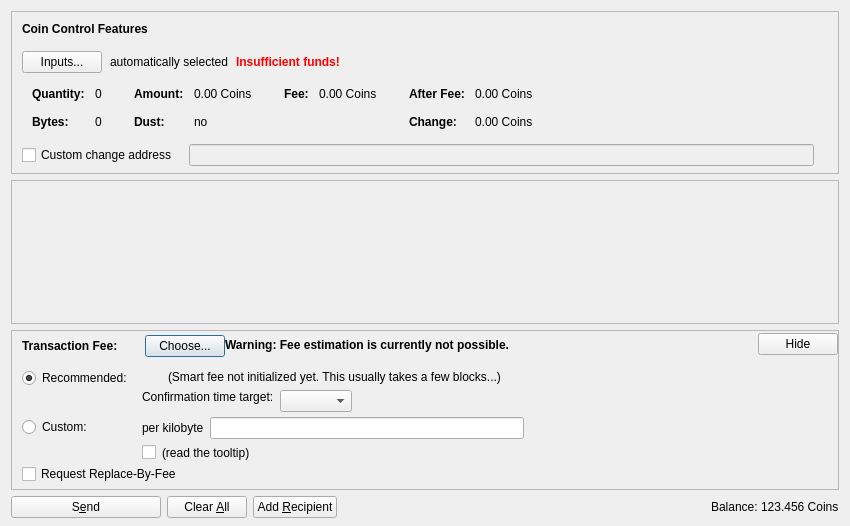
<?xml version="1.0" encoding="UTF-8"?>
<ui version="4.0">
 <class>SendCoinsDialog</class>
 <widget class="QDialog" name="SendCoinsDialog">
  <property name="geometry">
   <rect>
    <x>0</x>
    <y>0</y>
    <width>850</width>
    <height>526</height>
   </rect>
  </property>
  <property name="windowTitle">
   <string>Send Coins</string>
  </property>
  <layout class="QVBoxLayout" name="verticalLayout" stretch="0,1,0,0">
   <property name="bottomMargin">
    <number>8</number>
   </property>
   <item>
    <widget class="QFrame" name="frameCoinControl">
     <property name="sizePolicy">
      <sizepolicy hsizetype="Expanding" vsizetype="Expanding">
       <horstretch>0</horstretch>
       <verstretch>0</verstretch>
      </sizepolicy>
     </property>
     <property name="maximumSize">
      <size>
       <width>16777215</width>
       <height>16777215</height>
      </size>
     </property>
     <property name="frameShape">
      <enum>QFrame::StyledPanel</enum>
     </property>
     <property name="frameShadow">
      <enum>QFrame::Sunken</enum>
     </property>
     <layout class="QVBoxLayout" name="verticalLayoutCoinControl2">
      <property name="spacing">
       <number>0</number>
      </property>
      <property name="leftMargin">
       <number>0</number>
      </property>
      <property name="topMargin">
       <number>0</number>
      </property>
      <property name="rightMargin">
       <number>0</number>
      </property>
      <property name="bottomMargin">
       <number>6</number>
      </property>
      <item>
       <layout class="QVBoxLayout" name="verticalLayoutCoinControl" stretch="0,0,0,0,1">
        <property name="spacing">
         <number>0</number>
        </property>
        <property name="leftMargin">
         <number>10</number>
        </property>
        <property name="topMargin">
         <number>10</number>
        </property>
        <item>
         <layout class="QHBoxLayout" name="horizontalLayoutCoinControl1">
          <property name="bottomMargin">
           <number>15</number>
          </property>
          <item>
           <widget class="QLabel" name="labelCoinControlFeatures">
            <property name="sizePolicy">
             <sizepolicy hsizetype="Preferred" vsizetype="Maximum">
              <horstretch>0</horstretch>
              <verstretch>0</verstretch>
             </sizepolicy>
            </property>
            <property name="font">
             <font>
              <weight>75</weight>
              <bold>true</bold>
             </font>
            </property>
            <property name="styleSheet">
             <string notr="true">font-weight:bold;</string>
            </property>
            <property name="text">
             <string>Coin Control Features</string>
            </property>
           </widget>
          </item>
         </layout>
        </item>
        <item>
         <layout class="QHBoxLayout" name="horizontalLayoutCoinControl2" stretch="0,0,0,0">
          <property name="spacing">
           <number>8</number>
          </property>
          <property name="bottomMargin">
           <number>10</number>
          </property>
          <item>
           <widget class="QPushButton" name="pushButtonCoinControl">
            <property name="styleSheet">
             <string notr="true"/>
            </property>
            <property name="text">
             <string>Inputs...</string>
            </property>
            <property name="autoDefault">
             <bool>false</bool>
            </property>
           </widget>
          </item>
          <item>
           <widget class="QLabel" name="labelCoinControlAutomaticallySelected">
            <property name="text">
             <string>automatically selected</string>
            </property>
            <property name="margin">
             <number>5</number>
            </property>
           </widget>
          </item>
          <item>
           <widget class="QLabel" name="labelCoinControlInsuffFunds">
            <property name="font">
             <font>
              <weight>75</weight>
              <bold>true</bold>
             </font>
            </property>
            <property name="styleSheet">
             <string notr="true">color:red;font-weight:bold;</string>
            </property>
            <property name="text">
             <string>Insufficient funds!</string>
            </property>
            <property name="margin">
             <number>5</number>
            </property>
           </widget>
          </item>
          <item>
           <spacer name="horizontalSpacerCoinControl">
            <property name="orientation">
             <enum>Qt::Horizontal</enum>
            </property>
            <property name="sizeHint" stdset="0">
             <size>
              <width>40</width>
              <height>1</height>
             </size>
            </property>
           </spacer>
          </item>
         </layout>
        </item>
        <item>
         <widget class="QWidget" name="widgetCoinControl" native="true">
          <property name="sizePolicy">
           <sizepolicy hsizetype="Preferred" vsizetype="Preferred">
            <horstretch>0</horstretch>
            <verstretch>0</verstretch>
           </sizepolicy>
          </property>
          <property name="minimumSize">
           <size>
            <width>0</width>
            <height>0</height>
           </size>
          </property>
          <property name="styleSheet">
           <string notr="true"/>
          </property>
          <layout class="QHBoxLayout" name="horizontalLayoutCoinControl5">
           <property name="leftMargin">
            <number>0</number>
           </property>
           <property name="topMargin">
            <number>0</number>
           </property>
           <property name="rightMargin">
            <number>0</number>
           </property>
           <property name="bottomMargin">
            <number>0</number>
           </property>
           <item>
            <layout class="QHBoxLayout" name="horizontalLayoutCoinControl3" stretch="0,0,0,1">
             <property name="spacing">
              <number>20</number>
             </property>
             <property name="topMargin">
              <number>0</number>
             </property>
             <property name="bottomMargin">
              <number>10</number>
             </property>
             <item>
              <layout class="QFormLayout" name="formLayoutCoinControl1">
               <property name="horizontalSpacing">
                <number>10</number>
               </property>
               <property name="verticalSpacing">
                <number>14</number>
               </property>
               <property name="leftMargin">
                <number>10</number>
               </property>
               <property name="topMargin">
                <number>4</number>
               </property>
               <property name="rightMargin">
                <number>6</number>
               </property>
               <item row="0" column="0">
                <widget class="QLabel" name="labelCoinControlQuantityText">
                 <property name="font">
                  <font>
                   <weight>75</weight>
                   <bold>true</bold>
                  </font>
                 </property>
                 <property name="text">
                  <string>Quantity:</string>
                 </property>
                 <property name="margin">
                  <number>0</number>
                 </property>
                </widget>
               </item>
               <item row="0" column="1">
                <widget class="QLabel" name="labelCoinControlQuantity">
                 <property name="cursor">
                  <cursorShape>IBeamCursor</cursorShape>
                 </property>
                 <property name="contextMenuPolicy">
                  <enum>Qt::ActionsContextMenu</enum>
                 </property>
                 <property name="text">
                  <string notr="true">0</string>
                 </property>
                 <property name="margin">
                  <number>0</number>
                 </property>
                 <property name="textInteractionFlags">
                  <set>Qt::LinksAccessibleByMouse|Qt::TextSelectableByKeyboard|Qt::TextSelectableByMouse</set>
                 </property>
                </widget>
               </item>
               <item row="1" column="0">
                <widget class="QLabel" name="labelCoinControlBytesText">
                 <property name="font">
                  <font>
                   <weight>75</weight>
                   <bold>true</bold>
                  </font>
                 </property>
                 <property name="text">
                  <string>Bytes:</string>
                 </property>
                </widget>
               </item>
               <item row="1" column="1">
                <widget class="QLabel" name="labelCoinControlBytes">
                 <property name="cursor">
                  <cursorShape>IBeamCursor</cursorShape>
                 </property>
                 <property name="contextMenuPolicy">
                  <enum>Qt::ActionsContextMenu</enum>
                 </property>
                 <property name="text">
                  <string notr="true">0</string>
                 </property>
                 <property name="textInteractionFlags">
                  <set>Qt::LinksAccessibleByMouse|Qt::TextSelectableByKeyboard|Qt::TextSelectableByMouse</set>
                 </property>
                </widget>
               </item>
              </layout>
             </item>
             <item>
              <layout class="QFormLayout" name="formLayoutCoinControl2">
               <property name="horizontalSpacing">
                <number>10</number>
               </property>
               <property name="verticalSpacing">
                <number>14</number>
               </property>
               <property name="leftMargin">
                <number>6</number>
               </property>
               <property name="topMargin">
                <number>4</number>
               </property>
               <property name="rightMargin">
                <number>6</number>
               </property>
               <item row="0" column="0">
                <widget class="QLabel" name="labelCoinControlAmountText">
                 <property name="font">
                  <font>
                   <weight>75</weight>
                   <bold>true</bold>
                  </font>
                 </property>
                 <property name="text">
                  <string>Amount:</string>
                 </property>
                 <property name="margin">
                  <number>0</number>
                 </property>
                </widget>
               </item>
               <item row="0" column="1">
                <widget class="QLabel" name="labelCoinControlAmount">
                 <property name="cursor">
                  <cursorShape>IBeamCursor</cursorShape>
                 </property>
                 <property name="contextMenuPolicy">
                  <enum>Qt::ActionsContextMenu</enum>
                 </property>
                 <property name="text">
                  <string notr="true">0.00 Coins</string>
                 </property>
                 <property name="textInteractionFlags">
                  <set>Qt::LinksAccessibleByMouse|Qt::TextSelectableByKeyboard|Qt::TextSelectableByMouse</set>
                 </property>
                </widget>
               </item>
               <item row="1" column="0">
                <widget class="QLabel" name="labelCoinControlLowOutputText">
                 <property name="font">
                  <font>
                   <weight>75</weight>
                   <bold>true</bold>
                  </font>
                 </property>
                 <property name="text">
                  <string>Dust:</string>
                 </property>
                </widget>
               </item>
               <item row="1" column="1">
                <widget class="QLabel" name="labelCoinControlLowOutput">
                 <property name="cursor">
                  <cursorShape>IBeamCursor</cursorShape>
                 </property>
                 <property name="contextMenuPolicy">
                  <enum>Qt::ActionsContextMenu</enum>
                 </property>
                 <property name="text">
                  <string notr="true">no</string>
                 </property>
                 <property name="textInteractionFlags">
                  <set>Qt::LinksAccessibleByMouse|Qt::TextSelectableByKeyboard|Qt::TextSelectableByMouse</set>
                 </property>
                </widget>
               </item>
              </layout>
             </item>
             <item>
              <layout class="QFormLayout" name="formLayoutCoinControl3">
               <property name="horizontalSpacing">
                <number>10</number>
               </property>
               <property name="verticalSpacing">
                <number>14</number>
               </property>
               <property name="leftMargin">
                <number>6</number>
               </property>
               <property name="topMargin">
                <number>4</number>
               </property>
               <property name="rightMargin">
                <number>6</number>
               </property>
               <item row="0" column="0">
                <widget class="QLabel" name="labelCoinControlFeeText">
                 <property name="font">
                  <font>
                   <weight>75</weight>
                   <bold>true</bold>
                  </font>
                 </property>
                 <property name="text">
                  <string>Fee:</string>
                 </property>
                 <property name="margin">
                  <number>0</number>
                 </property>
                </widget>
               </item>
               <item row="0" column="1">
                <widget class="QLabel" name="labelCoinControlFee">
                 <property name="cursor">
                  <cursorShape>IBeamCursor</cursorShape>
                 </property>
                 <property name="contextMenuPolicy">
                  <enum>Qt::ActionsContextMenu</enum>
                 </property>
                 <property name="text">
                  <string notr="true">0.00 Coins</string>
                 </property>
                 <property name="textInteractionFlags">
                  <set>Qt::LinksAccessibleByMouse|Qt::TextSelectableByKeyboard|Qt::TextSelectableByMouse</set>
                 </property>
                </widget>
               </item>
              </layout>
             </item>
             <item>
              <layout class="QFormLayout" name="formLayoutCoinControl4">
               <property name="horizontalSpacing">
                <number>10</number>
               </property>
               <property name="verticalSpacing">
                <number>14</number>
               </property>
               <property name="leftMargin">
                <number>6</number>
               </property>
               <property name="topMargin">
                <number>4</number>
               </property>
               <property name="rightMargin">
                <number>6</number>
               </property>
               <item row="0" column="0">
                <widget class="QLabel" name="labelCoinControlAfterFeeText">
                 <property name="font">
                  <font>
                   <weight>75</weight>
                   <bold>true</bold>
                  </font>
                 </property>
                 <property name="text">
                  <string>After Fee:</string>
                 </property>
                 <property name="margin">
                  <number>0</number>
                 </property>
                </widget>
               </item>
               <item row="0" column="1">
                <widget class="QLabel" name="labelCoinControlAfterFee">
                 <property name="cursor">
                  <cursorShape>IBeamCursor</cursorShape>
                 </property>
                 <property name="contextMenuPolicy">
                  <enum>Qt::ActionsContextMenu</enum>
                 </property>
                 <property name="text">
                  <string notr="true">0.00 Coins</string>
                 </property>
                 <property name="textInteractionFlags">
                  <set>Qt::LinksAccessibleByMouse|Qt::TextSelectableByKeyboard|Qt::TextSelectableByMouse</set>
                 </property>
                </widget>
               </item>
               <item row="1" column="0">
                <widget class="QLabel" name="labelCoinControlChangeText">
                 <property name="font">
                  <font>
                   <weight>75</weight>
                   <bold>true</bold>
                  </font>
                 </property>
                 <property name="text">
                  <string>Change:</string>
                 </property>
                </widget>
               </item>
               <item row="1" column="1">
                <widget class="QLabel" name="labelCoinControlChange">
                 <property name="cursor">
                  <cursorShape>IBeamCursor</cursorShape>
                 </property>
                 <property name="contextMenuPolicy">
                  <enum>Qt::ActionsContextMenu</enum>
                 </property>
                 <property name="text">
                  <string notr="true">0.00 Coins</string>
                 </property>
                 <property name="textInteractionFlags">
                  <set>Qt::LinksAccessibleByMouse|Qt::TextSelectableByKeyboard|Qt::TextSelectableByMouse</set>
                 </property>
                </widget>
               </item>
              </layout>
             </item>
            </layout>
           </item>
          </layout>
         </widget>
        </item>
        <item>
         <layout class="QHBoxLayout" name="horizontalLayoutCoinControl4" stretch="0,0,0">
          <property name="spacing">
           <number>12</number>
          </property>
          <property name="sizeConstraint">
           <enum>QLayout::SetDefaultConstraint</enum>
          </property>
          <property name="topMargin">
           <number>5</number>
          </property>
          <property name="rightMargin">
           <number>5</number>
          </property>
          <item>
           <widget class="QCheckBox" name="checkBoxCoinControlChange">
            <property name="toolTip">
             <string>If this is activated, but the change address is empty or invalid, change will be sent to a newly generated address.</string>
            </property>
            <property name="text">
             <string>Custom change address</string>
            </property>
           </widget>
          </item>
          <item>
           <widget class="QValidatedLineEdit" name="lineEditCoinControlChange">
            <property name="enabled">
             <bool>false</bool>
            </property>
            <property name="sizePolicy">
             <sizepolicy hsizetype="Expanding" vsizetype="Fixed">
              <horstretch>0</horstretch>
              <verstretch>0</verstretch>
             </sizepolicy>
            </property>
           </widget>
          </item>
          <item>
           <widget class="QLabel" name="labelCoinControlChangeLabel">
            <property name="sizePolicy">
             <sizepolicy hsizetype="Preferred" vsizetype="Expanding">
              <horstretch>0</horstretch>
              <verstretch>0</verstretch>
             </sizepolicy>
            </property>
            <property name="minimumSize">
             <size>
              <width>0</width>
              <height>0</height>
             </size>
            </property>
            <property name="text">
             <string/>
            </property>
            <property name="margin">
             <number>3</number>
            </property>
           </widget>
          </item>
         </layout>
        </item>
        <item>
         <spacer name="verticalSpacerCoinControl">
          <property name="orientation">
           <enum>Qt::Vertical</enum>
          </property>
          <property name="sizeHint" stdset="0">
           <size>
            <width>800</width>
            <height>1</height>
           </size>
          </property>
         </spacer>
        </item>
       </layout>
      </item>
     </layout>
    </widget>
   </item>
   <item>
    <widget class="QScrollArea" name="scrollArea">
     <property name="widgetResizable">
      <bool>true</bool>
     </property>
     <widget class="QWidget" name="scrollAreaWidgetContents">
      <property name="geometry">
       <rect>
        <x>0</x>
        <y>0</y>
        <width>830</width>
        <height>104</height>
       </rect>
      </property>
      <layout class="QVBoxLayout" name="verticalLayout_2" stretch="0,1">
       <property name="leftMargin">
        <number>0</number>
       </property>
       <property name="topMargin">
        <number>0</number>
       </property>
       <property name="rightMargin">
        <number>0</number>
       </property>
       <property name="bottomMargin">
        <number>0</number>
       </property>
       <item>
        <layout class="QVBoxLayout" name="entries">
         <property name="spacing">
          <number>6</number>
         </property>
        </layout>
       </item>
       <item>
        <spacer name="verticalSpacer">
         <property name="orientation">
          <enum>Qt::Vertical</enum>
         </property>
         <property name="sizeHint" stdset="0">
          <size>
           <width>20</width>
           <height>40</height>
          </size>
         </property>
        </spacer>
       </item>
      </layout>
     </widget>
    </widget>
   </item>
   <item>
    <widget class="QFrame" name="frameFee">
     <property name="sizePolicy">
      <sizepolicy hsizetype="Expanding" vsizetype="Expanding">
       <horstretch>0</horstretch>
       <verstretch>0</verstretch>
      </sizepolicy>
     </property>
     <property name="maximumSize">
      <size>
       <width>16777215</width>
       <height>16777215</height>
      </size>
     </property>
     <property name="frameShape">
      <enum>QFrame::StyledPanel</enum>
     </property>
     <property name="frameShadow">
      <enum>QFrame::Sunken</enum>
     </property>
     <layout class="QVBoxLayout" name="verticalLayoutFee1">
      <property name="spacing">
       <number>0</number>
      </property>
      <property name="leftMargin">
       <number>0</number>
      </property>
      <property name="topMargin">
       <number>0</number>
      </property>
      <property name="rightMargin">
       <number>0</number>
      </property>
      <property name="bottomMargin">
       <number>0</number>
      </property>
      <item>
       <layout class="QVBoxLayout" name="verticalLayoutFee2" stretch="0,0,0">
        <property name="spacing">
         <number>0</number>
        </property>
        <property name="leftMargin">
         <number>10</number>
        </property>
        <property name="topMargin">
         <number>0</number>
        </property>
        <item>
         <layout class="QHBoxLayout" name="horizontalLayoutFee1">
          <property name="bottomMargin">
           <number>0</number>
          </property>
          <item>
           <layout class="QVBoxLayout" name="verticalLayoutFee7">
            <property name="spacing">
             <number>0</number>
            </property>
            <item>
             <spacer name="verticalSpacerSmartFee">
              <property name="orientation">
               <enum>Qt::Vertical</enum>
              </property>
              <property name="sizeType">
               <enum>QSizePolicy::Fixed</enum>
              </property>
              <property name="sizeHint" stdset="0">
               <size>
                <width>1</width>
                <height>4</height>
               </size>
              </property>
             </spacer>
            </item>
            <item>
             <layout class="QHBoxLayout" name="horizontalLayoutSmartFee">
              <property name="spacing">
               <number>10</number>
              </property>
              <item>
               <widget class="QLabel" name="labelFeeHeadline">
                <property name="sizePolicy">
                 <sizepolicy hsizetype="Preferred" vsizetype="Maximum">
                  <horstretch>0</horstretch>
                  <verstretch>0</verstretch>
                 </sizepolicy>
                </property>
                <property name="font">
                 <font>
                  <weight>75</weight>
                  <bold>true</bold>
                 </font>
                </property>
                <property name="styleSheet">
                 <string notr="true">font-weight:bold;</string>
                </property>
                <property name="text">
                 <string>Transaction Fee:</string>
                </property>
               </widget>
              </item>
              <item>
               <widget class="QLabel" name="labelFeeMinimized">
                <property name="text">
                 <string/>
                </property>
               </widget>
              </item>
              <item>
               <widget class="QPushButton" name="buttonChooseFee">
                <property name="text">
                 <string>Choose...</string>
                </property>
               </widget>
              </item>
             </layout>
            </item>
            <item>
             <spacer name="verticalSpacer_5">
              <property name="orientation">
               <enum>Qt::Vertical</enum>
              </property>
              <property name="sizeHint" stdset="0">
               <size>
                <width>1</width>
                <height>1</height>
               </size>
              </property>
             </spacer>
            </item>
           </layout>
          </item>
          <item>
           <widget class="QLabel" name="fallbackFeeWarningLabel">
            <property name="toolTip">
             <string>Using the fallbackfee can result in sending a transaction that will take several hours or days (or never) to confirm. Consider choosing your fee manually or wait until you have validated the complete chain.</string>
            </property>
            <property name="font">
            <font>
                <weight>75</weight>
                <bold>true</bold>
            </font>
            </property>
            <property name="text">
             <string>Warning: Fee estimation is currently not possible.</string>
            </property>
            <property name="wordWrap">
             <bool>false</bool>
            </property>
           </widget>
          </item>
          <item>
           <spacer name="horizontalSpacer_4">
            <property name="orientation">
             <enum>Qt::Horizontal</enum>
            </property>
            <property name="sizeType">
             <enum>QSizePolicy::MinimumExpanding</enum>
            </property>
            <property name="sizeHint" stdset="0">
             <size>
              <width>40</width>
              <height>20</height>
             </size>
            </property>
           </spacer>
          </item>
          <item>
           <widget class="QPushButton" name="buttonMinimizeFee">
            <property name="toolTip">
             <string>collapse fee-settings</string>
            </property>
            <property name="text">
             <string>Hide</string>
            </property>
           </widget>
          </item>
         </layout>
        </item>
        <item>
         <widget class="QFrame" name="frameFeeSelection">
          <layout class="QVBoxLayout" name="verticalLayoutFee12">
           <property name="spacing">
            <number>0</number>
           </property>
           <property name="leftMargin">
            <number>0</number>
           </property>
           <property name="topMargin">
            <number>0</number>
           </property>
           <property name="rightMargin">
            <number>0</number>
           </property>
           <property name="bottomMargin">
            <number>0</number>
           </property>
           <item>
            <layout class="QGridLayout" name="gridLayoutFee">
             <property name="topMargin">
              <number>10</number>
             </property>
             <property name="bottomMargin">
              <number>4</number>
             </property>
             <property name="horizontalSpacing">
              <number>10</number>
             </property>
             <property name="verticalSpacing">
              <number>4</number>
             </property>
             <item row="1" column="1">
              <layout class="QVBoxLayout" name="verticalLayoutFee8">
               <property name="spacing">
                <number>6</number>
               </property>
               <item>
                <layout class="QHBoxLayout" name="horizontalLayoutFee13">
                 <item>
                  <widget class="QLabel" name="labelCustomPerKilobyte">
                   <property name="toolTip">
                    <string>If the custom fee is set to 1000 satoshis and the transaction is only 250 bytes, then &quot;per kilobyte&quot; only pays 250 satoshis in fee, while &quot;total at least&quot; pays 1000 satoshis. For transactions bigger than a kilobyte both pay by kilobyte.</string>
                   </property>
                   <property name="text">
                    <string>per kilobyte</string>
                   </property>
                  </widget>
                 </item>
                 <item>
                  <widget class="KomodoAmountField" name="customFee"/>
                 </item>
                 <item>
                  <spacer name="horizontalSpacer_6">
                   <property name="orientation">
                    <enum>Qt::Horizontal</enum>
                   </property>
                   <property name="sizeHint" stdset="0">
                    <size>
                     <width>1</width>
                     <height>1</height>
                    </size>
                   </property>
                  </spacer>
                 </item>
                </layout>
               </item>
               <item>
                <layout class="QHBoxLayout" name="horizontalLayoutFee8">
                 <item>
                  <widget class="QCheckBox" name="checkBoxMinimumFee">
                   <property name="toolTip">
                    <string>Paying only the minimum fee is just fine as long as there is less transaction volume than space in the blocks. But be aware that this can end up in a never confirming transaction once there is more demand for squishy transactions than the network can process.</string>
                   </property>
                   <property name="text">
                    <string/>
                   </property>
                  </widget>
                 </item>
                 <item>
                  <widget class="QLabel" name="labelMinFeeWarning">
                   <property name="enabled">
                    <bool>true</bool>
                   </property>
                   <property name="toolTip">
                    <string>Paying only the minimum fee is just fine as long as there is less transaction volume than space in the blocks. But be aware that this can end up in a never confirming transaction once there is more demand for squishy transactions than the network can process.</string>
                   </property>
                   <property name="text">
                    <string>(read the tooltip)</string>
                   </property>
                   <property name="margin">
                    <number>5</number>
                   </property>
                  </widget>
                 </item>
                 <item>
                  <spacer name="horizontalSpacer_2">
                   <property name="orientation">
                    <enum>Qt::Horizontal</enum>
                   </property>
                   <property name="sizeHint" stdset="0">
                    <size>
                     <width>1</width>
                     <height>1</height>
                    </size>
                   </property>
                  </spacer>
                 </item>
                </layout>
               </item>
              </layout>
             </item>
             <item row="0" column="0">
              <layout class="QVBoxLayout" name="verticalLayoutFee4" stretch="0,1">
               <item>
                <widget class="QRadioButton" name="radioSmartFee">
                 <property name="text">
                  <string>Recommended:</string>
                 </property>
                 <property name="checked">
                  <bool>true</bool>
                 </property>
                 <attribute name="buttonGroup">
                  <string notr="true">groupFee</string>
                 </attribute>
                </widget>
               </item>
               <item>
                <spacer name="verticalSpacer_2">
                 <property name="orientation">
                  <enum>Qt::Vertical</enum>
                 </property>
                 <property name="sizeHint" stdset="0">
                  <size>
                   <width>1</width>
                   <height>1</height>
                  </size>
                 </property>
                </spacer>
               </item>
              </layout>
             </item>
             <item row="1" column="0">
              <layout class="QVBoxLayout" name="verticalLayoutFee9" stretch="0,1">
               <item>
                <widget class="QRadioButton" name="radioCustomFee">
                 <property name="text">
                  <string>Custom:</string>
                 </property>
                 <attribute name="buttonGroup">
                  <string notr="true">groupFee</string>
                 </attribute>
                </widget>
               </item>
               <item>
                <spacer name="verticalSpacer_6">
                 <property name="orientation">
                  <enum>Qt::Vertical</enum>
                 </property>
                 <property name="sizeHint" stdset="0">
                  <size>
                   <width>1</width>
                   <height>1</height>
                  </size>
                 </property>
                </spacer>
               </item>
              </layout>
             </item>
             <item row="0" column="1">
              <layout class="QVBoxLayout" name="verticalLayoutFee3" stretch="0,0,1">
               <property name="spacing">
                <number>6</number>
               </property>
               <property name="topMargin">
                <number>2</number>
               </property>
               <item>
                <layout class="QHBoxLayout" name="horizontalLayoutFee12">
                 <item>
                  <widget class="QLabel" name="labelSmartFee">
                   <property name="text">
                    <string/>
                   </property>
                   <property name="margin">
                    <number>2</number>
                   </property>
                  </widget>
                 </item>
                 <item>
                  <widget class="QLabel" name="labelFeeEstimation">
                   <property name="text">
                    <string/>
                   </property>
                  </widget>
                 </item>
                 <item>
                  <widget class="QLabel" name="labelSmartFee2">
                   <property name="text">
                    <string>(Smart fee not initialized yet. This usually takes a few blocks...)</string>
                   </property>
                   <property name="margin">
                    <number>2</number>
                   </property>
                  </widget>
                 </item>
                 <item>
                  <spacer name="horizontalSpacer_5">
                   <property name="orientation">
                    <enum>Qt::Horizontal</enum>
                   </property>
                   <property name="sizeHint" stdset="0">
                    <size>
                     <width>1</width>
                     <height>1</height>
                    </size>
                   </property>
                  </spacer>
                 </item>
                </layout>
               </item>
               <item>
                <layout class="QHBoxLayout" name="horizontalLayoutFee9">
                 <item>
                  <layout class="QVBoxLayout" name="verticalLayoutFee6">
                   <item>
                    <widget class="QLabel" name="labelSmartFee3">
                     <property name="text">
                      <string>Confirmation time target:</string>
                     </property>
                     <property name="margin">
                      <number>2</number>
                     </property>
                    </widget>
                   </item>
                   <item>
                    <spacer name="verticalSpacer_3">
                     <property name="orientation">
                      <enum>Qt::Vertical</enum>
                     </property>
                     <property name="sizeHint" stdset="0">
                      <size>
                       <width>1</width>
                       <height>1</height>
                      </size>
                     </property>
                    </spacer>
                   </item>
                  </layout>
                 </item>
                 <item>
                  <layout class="QVBoxLayout" name="verticalLayoutFee5">
                   <property name="rightMargin">
                    <number>30</number>
                   </property>
                   <item>
                    <layout class="QHBoxLayout" name="horizontalLayoutConfTarget">
                     <property name="bottomMargin">
                      <number>0</number>
                     </property>
                     <item>
                      <widget class="QComboBox" name="confTargetSelector"/>
                     </item>
                     <item>
                      <spacer name="horizontalSpacerConfTarget">
                       <property name="orientation">
                        <enum>Qt::Horizontal</enum>
                       </property>
                       <property name="sizeHint" stdset="0">
                        <size>
                         <width>40</width>
                         <height>20</height>
                        </size>
                       </property>
                      </spacer>
                     </item>
                    </layout>
                   </item>
                  </layout>
                 </item>
                </layout>
               </item>
               <item>
                <spacer name="verticalSpacer_4">
                 <property name="orientation">
                  <enum>Qt::Vertical</enum>
                 </property>
                 <property name="sizeHint" stdset="0">
                  <size>
                   <width>1</width>
                   <height>1</height>
                  </size>
                 </property>
                </spacer>
               </item>
              </layout>
             </item>
            </layout>
           </item>
           <item>
            <widget class="QCheckBox" name="optInRBF">
             <property name="text">
              <string>Request Replace-By-Fee</string>
             </property>
             <property name="toolTip">
              <string>Indicates that the sender may wish to replace this transaction with a new one paying higher fees (prior to being confirmed).</string>
             </property>
            </widget>
           </item>
          </layout>
         </widget>
        </item>
        <item>
         <spacer name="verticalSpacerFee">
          <property name="orientation">
           <enum>Qt::Vertical</enum>
          </property>
          <property name="sizeHint" stdset="0">
           <size>
            <width>40</width>
            <height>5</height>
           </size>
          </property>
         </spacer>
        </item>
       </layout>
      </item>
     </layout>
    </widget>
   </item>
   <item>
    <layout class="QHBoxLayout" name="horizontalLayout">
     <item>
      <widget class="QPushButton" name="sendButton">
       <property name="minimumSize">
        <size>
         <width>150</width>
         <height>0</height>
        </size>
       </property>
       <property name="toolTip">
        <string>Confirm the send action</string>
       </property>
       <property name="text">
        <string>S&amp;end</string>
       </property>
       <property name="icon">
        <iconset resource="../squishy.qrc">
         <normaloff>:/icons/send</normaloff>:/icons/send</iconset>
       </property>
       <property name="autoDefault">
        <bool>false</bool>
       </property>
       <property name="default">
        <bool>false</bool>
       </property>
      </widget>
     </item>
     <item>
      <widget class="QPushButton" name="clearButton">
       <property name="sizePolicy">
        <sizepolicy hsizetype="Minimum" vsizetype="Fixed">
         <horstretch>0</horstretch>
         <verstretch>0</verstretch>
        </sizepolicy>
       </property>
       <property name="toolTip">
        <string>Clear all fields of the form.</string>
       </property>
       <property name="text">
        <string>Clear &amp;All</string>
       </property>
       <property name="icon">
        <iconset resource="../squishy.qrc">
         <normaloff>:/icons/remove</normaloff>:/icons/remove</iconset>
       </property>
       <property name="autoDefault">
        <bool>false</bool>
       </property>
      </widget>
     </item>
     <item>
      <widget class="QPushButton" name="addButton">
       <property name="toolTip">
        <string>Send to multiple recipients at once</string>
       </property>
       <property name="text">
        <string>Add &amp;Recipient</string>
       </property>
       <property name="icon">
        <iconset resource="../squishy.qrc">
         <normaloff>:/icons/add</normaloff>:/icons/add</iconset>
       </property>
       <property name="autoDefault">
        <bool>false</bool>
       </property>
      </widget>
     </item>
     <item>
      <spacer name="horizontalSpacer">
       <property name="orientation">
        <enum>Qt::Horizontal</enum>
       </property>
       <property name="sizeHint" stdset="0">
        <size>
         <width>40</width>
         <height>20</height>
        </size>
       </property>
      </spacer>
     </item>
     <item>
      <layout class="QHBoxLayout" name="horizontalLayout_2">
       <property name="spacing">
        <number>3</number>
       </property>
       <item>
        <widget class="QLabel" name="label">
         <property name="sizePolicy">
          <sizepolicy hsizetype="Preferred" vsizetype="Fixed">
           <horstretch>0</horstretch>
           <verstretch>0</verstretch>
          </sizepolicy>
         </property>
         <property name="text">
          <string>Balance:</string>
         </property>
        </widget>
       </item>
       <item>
        <widget class="QLabel" name="labelBalance">
         <property name="sizePolicy">
          <sizepolicy hsizetype="Preferred" vsizetype="Fixed">
           <horstretch>0</horstretch>
           <verstretch>0</verstretch>
          </sizepolicy>
         </property>
         <property name="cursor">
          <cursorShape>IBeamCursor</cursorShape>
         </property>
         <property name="text">
          <string notr="true">123.456 Coins</string>
         </property>
         <property name="textInteractionFlags">
          <set>Qt::LinksAccessibleByMouse|Qt::TextSelectableByKeyboard|Qt::TextSelectableByMouse</set>
         </property>
        </widget>
       </item>
      </layout>
     </item>
    </layout>
   </item>
  </layout>
 </widget>
 <customwidgets>
  <customwidget>
   <class>QValidatedLineEdit</class>
   <extends>QLineEdit</extends>
   <header>qvalidatedlineedit.h</header>
  </customwidget>
  <customwidget>
   <class>KomodoAmountField</class>
   <extends>QLineEdit</extends>
   <header>squishyamountfield.h</header>
   <container>1</container>
  </customwidget>
 </customwidgets>
 <resources>
  <include location="../squishy.qrc"/>
 </resources>
 <connections/>
 <buttongroups>
  <buttongroup name="groupFee"/>
 </buttongroups>
</ui>
